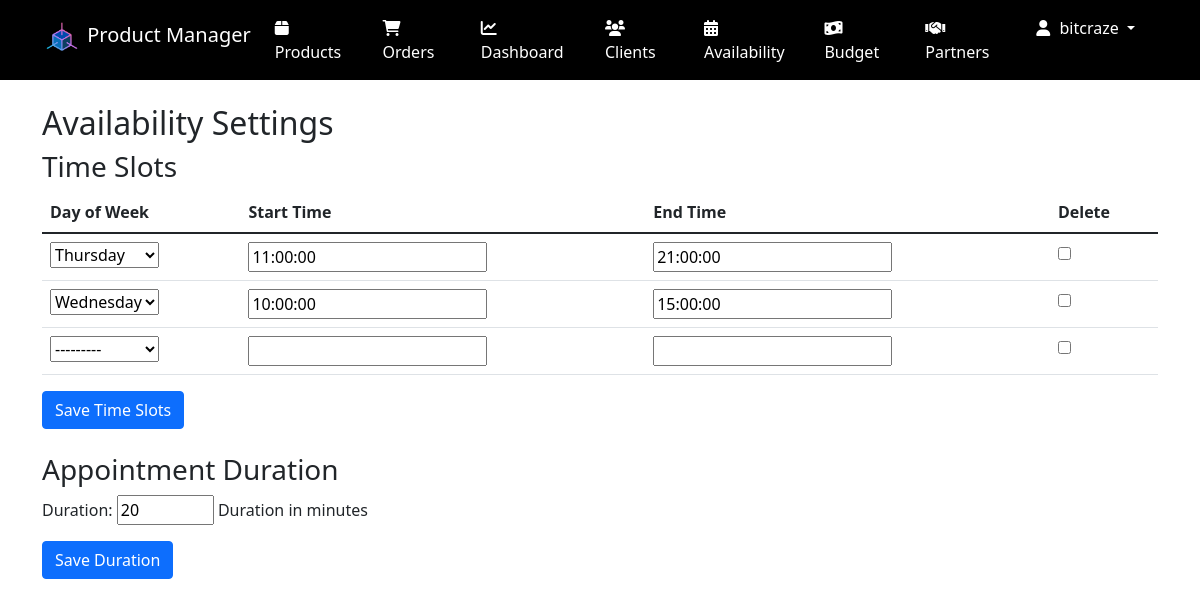
Before: /availability/availability-settings/ (signed in) with the older database file.
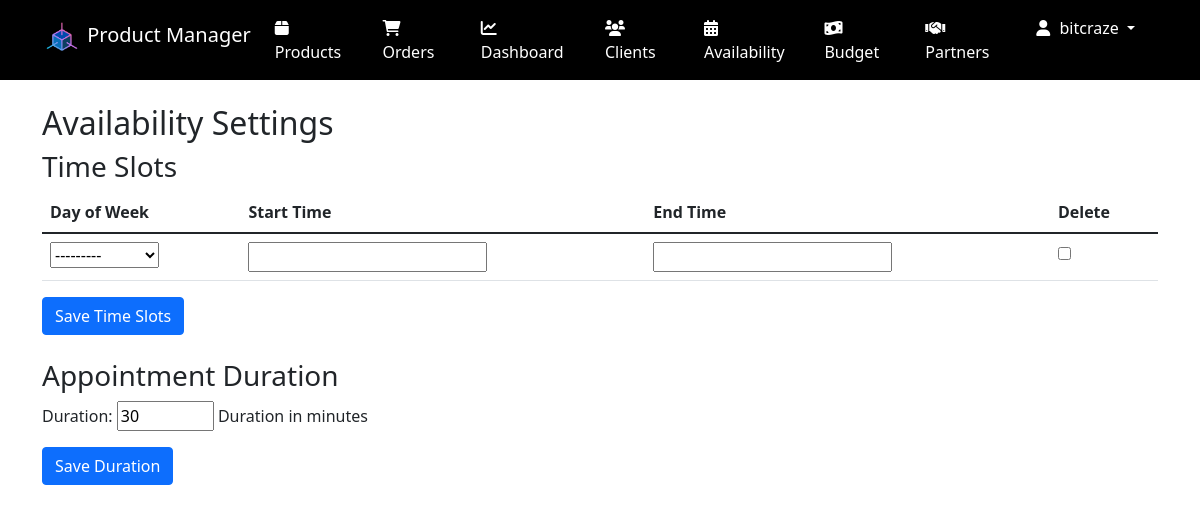
After: the same page with the newer database file.
### availability/models.py (models this page shows, shortened)
class AppointmentDuration(models.Model):
    duration = models.PositiveIntegerField(help_text="Duration in minutes", default=30)
    class Meta:
        verbose_name = 'Appointment Duration'
        verbose_name_plural = 'Appointment Durations'

### availability/views.py (the view, shortened to what this page needs)
# urls.py: path('availability-settings/', availability_settings, name='availability-settings'),
@admin_required
def availability_settings(request):
    AvailabilityFormSet = modelformset_factory(
        AvailabilitySlot,
        fields=('day_of_week', 'start_time', 'end_time'),
        extra=1,
        can_delete=True
    )
    appointment_duration, created = AppointmentDuration.objects.get_or_create(
        pk=1,
        defaults={'duration': 30}
    )
    formset = AvailabilityFormSet(queryset=AvailabilitySlot.objects.all())
    duration_form = AppointmentDurationForm(instance=appointment_duration)
    return render(request, 'availability/availability_settings.html', {
        'availability_formset': formset,
        'duration_form': duration_form,
    })

### availability/forms.py
class AppointmentDurationForm(forms.ModelForm):
    class Meta:
        model = AppointmentDuration
        fields = ['duration']
        widgets = {
            'duration': forms.NumberInput(attrs={'min': 1, 'max': 120})  # 2h max
        }

### availability/views.py (called while the page is built)
def admin_required(view_func):
    def check_admin(user):
        if user.is_staff or user.is_superuser:
            return True
        raise PermissionDenied
    return user_passes_test(check_admin)(view_func)

### templates/availability/availability_settings.html (shortened to what this page needs)
{% extends 'base.html' %}
{% block content %}
<h2>Availability Settings</h2>
<h3>Time Slots</h3>
<form method="post" action="{% url 'availability:availability-settings' %}">
    <table class="table">
        <thead>
            <tr>
                <th>Day of Week</th>
                <th>Start Time</th>
                <th>End Time</th>
                <th>Delete</th>
            </tr>
        </thead>
        <tbody>
            {% for form in availability_formset %}
                <tr>
                    <td>{{ form.day_of_week }}</td>
                    <td>{{ form.start_time }}</td>
                    <td>{{ form.end_time }}</td>
                    <td>{{ form.DELETE }}</td>
                </tr>
            {% endfor %}
        </tbody>
    </table>
    <button type="submit" class="btn btn-primary">Save Time Slots</button>
</form>
<h3 class="mt-4">Appointment Duration</h3>
<form method="post" action="{% url 'availability:availability-settings' %}">
    {{ duration_form.as_p }}
    <button type="submit" class="btn btn-primary">Save Duration</button>
</form>
{% endblock %}

Changed rows visible on the page:
changed AppointmentDuration: duration "20" → "30"
Other visible differences:
form field day_of_week: "Thursday" → "---------"
form field start_time: "11:00:00" → (not shown)
form field end_time: "21:00:00" → (not shown)
list line gone: "Wednesday 10:00:00 15:00:00 ☐"
